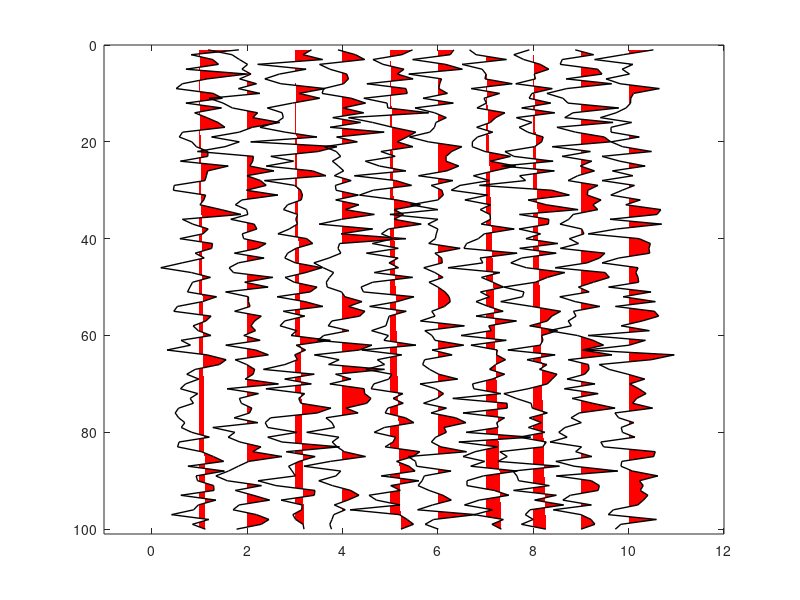

Reproduce this figure in MATLAB.
function h = wigb(a,scal,x,z,amx)
% WIGB: Plot seismic data using wiggles.
%
%  H = WIGB(a,scal,x,z,amx)
%
%  IN  a:     seismic data (a matrix, traces are columns)
%      scale: multiple data by scal
%      x:     horizontal axis (often offset)
%      z:     vertical axis (often time)
%      amx:   scale data for plotting
%
%  Note
%
%    If only 'a' is enter, 'scal,x,z,amn,amx' are set automatically;
%    otherwise, 'scal' is a scalar; 'x, z' are vectors for annotation in
%    offset and time, amx are the amplitude range.
%
%
%  Author(s): Xingong Li (Intseis, Integrated Seismic Solutions)
%  Copyright 1998-2003 Xingong
%  Revision: 1.2  Date: Dec/2002
%

%--------------------------------------------------------------------------
% default plot of random numbers
%--------------------------------------------------------------------------
if nargin == 0
    nx = 10;
    nz = 100; 
    a  = randn(nz,nx);
end
%--------------------------------------------------------------------------
if (nargin <= 1)
    scal = 1; % default to unit amplitude scaling
end
%--------------------------------------------------------------------------
% setup dimensions and defaults
%--------------------------------------------------------------------------
[nz, nx] = size( a ); % get the dimensions of matrix

if (nargin <= 2)
    x = 1 : nx; % default to unit x-coordinate
    z = 1 : nz; % default to unit z-coordinate
end
%--------------------------------------------------------------------------
trmx = max( abs( a ) ); % get the max value of each trace for scaling
% check the input
if (nargin <= 4) 
    amx = mean( trmx ); % 
end
%--------------------------------------------------------------------------
if scal == 0 
    scal = 1; % default 
end
%--------------------------------------------------------------------------
if (nx <= 1) 
    disp(' ERR:PlotWig: nx has to be more than 1');
    return;
end
%--------------------------------------------------------------------------
% Process the data
%--------------------------------------------------------------------------

% take the average as dx
dx1 = abs( x( 2:nx ) - x( 1:nx-1 ) );
dx = median( dx1 );
dz = z(2) - z(1);

% set display range
x1 = min(x) - 2.0*dx; 
x2 = max(x) + 2.0*dx;
z1 = min(z) - dz; 
z2 = max(z) + dz;

% scale the matrix columns according to dx and scal parameters
a = a * dx / amx;
a = a * scal;

% print the max and min amplitudes to the screen output
xmx = max( max( a ) ); 
xmn = min( min( a ) );
% fprintf(' PlotWig: data range [%f, %f], plotted max %f \n',xmn,xmx,amx);

%--------------------------------------------------------------------------
% Process the data
%--------------------------------------------------------------------------

% set default plot parameters
fillColor = [0 0 0];
lineColor = [0 0 0];
lineWidth = 1.0;

z      = z'; % input as row vector
zstart = z(1);
zend   = z(nz);

% make the figure
h = figure('Color','w');
set( gca,...
    'NextPlot','add',...
    'Box','on',...
    'XLim', [x1 x2], ...
    'YDir','reverse', ...
    'YLim',[z1 z2]...
    );

for i = 1 : nx
    
    if trmx(i) ~= 0; % skip the zero traces
        tr   = a( :, i ); % --- one scale for all section
        s    = sign( tr );
        i1   = find( s(1:nz-1) ~= s(2:nz) ); % zero crossing points
        npos = length( i1 );
        
        %12/7/97
        zadd = i1 + (tr(i1)) ./ (tr(i1) - tr(i1+1)); %locations with 0 amplitudes
        aadd = zeros( size( zadd ) );
        
        [zpos, vpos] = find( tr > 0 );
        [zz,iz] = sort( [zpos; zadd] ); % indices of zero point plus positives
        aa = [ tr(zpos); aadd ];
        aa = aa( iz );
        
        [zneg, vneg] = find( tr < 0 );
        [zz_,iz_] = sort( [zneg; zadd] ); % indices of zero point plus negs
        aa_ = [ tr(zneg); aadd ];
        aa_ = aa_( iz_ );
        
        % be careful at the ends
        if or(tr(1) > 0, tr(1) < 0)
            a0 = 0; 
            z0 = 1.00;
        else
            a0 = 0; 
            z0 = zadd(1);
        end;
        
        if or(tr(nz) > 0, tr(nz) < 0) 
            a1 = 0; 
            z1 = 0;%nz;i
        else
            a1 = 0; 
            z1 = max(zadd);
        end;
        
        zz = [z0; zz; z1; z0];
        aa = [a0; aa; a1; a0];
        zzz = zstart + zz*dz - dz;
        patch( aa + x(i) , zzz,  'r', 'EdgeColor','None' ); % plot the fill +
        
        zz_ = [z0; zz_; z1; z0];
        aa_ = [a0; aa_; a1; a0];
        zzz_ = zstart + zz_*dz - dz;
        % patch( aa_ + x(i) , zzz_,  'b', 'EdgeColor','None' ); % plot the fill -

        line( 'Color',lineColor, 'LineWidth',lineWidth, ...
            'Xdata', tr+x(i), 'Ydata',z);	% line
        
    else % zeros trace 
        % We still plot a zero trace as a blank black line
        line( 'Color',lineColor, 'LineWidth',lineWidth, ...
            'Xdata', [x(i) x(i)], 'Ydata',[zstart zend]);
    end;
end;
